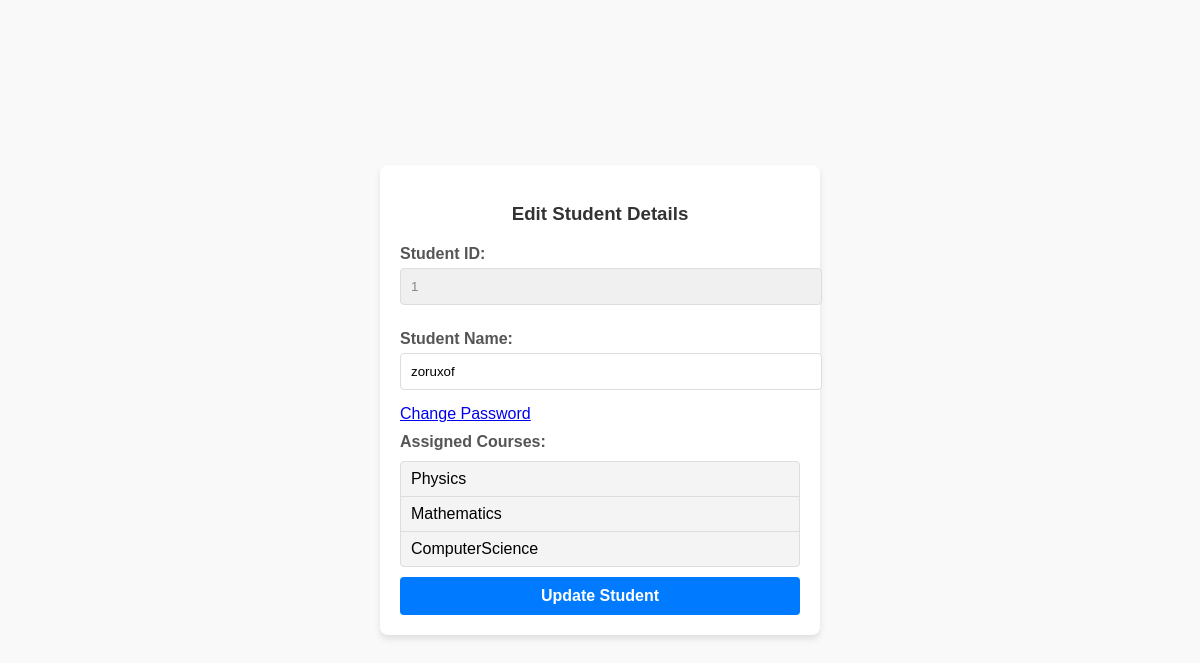
The app's page /student/edit/1/, older data.
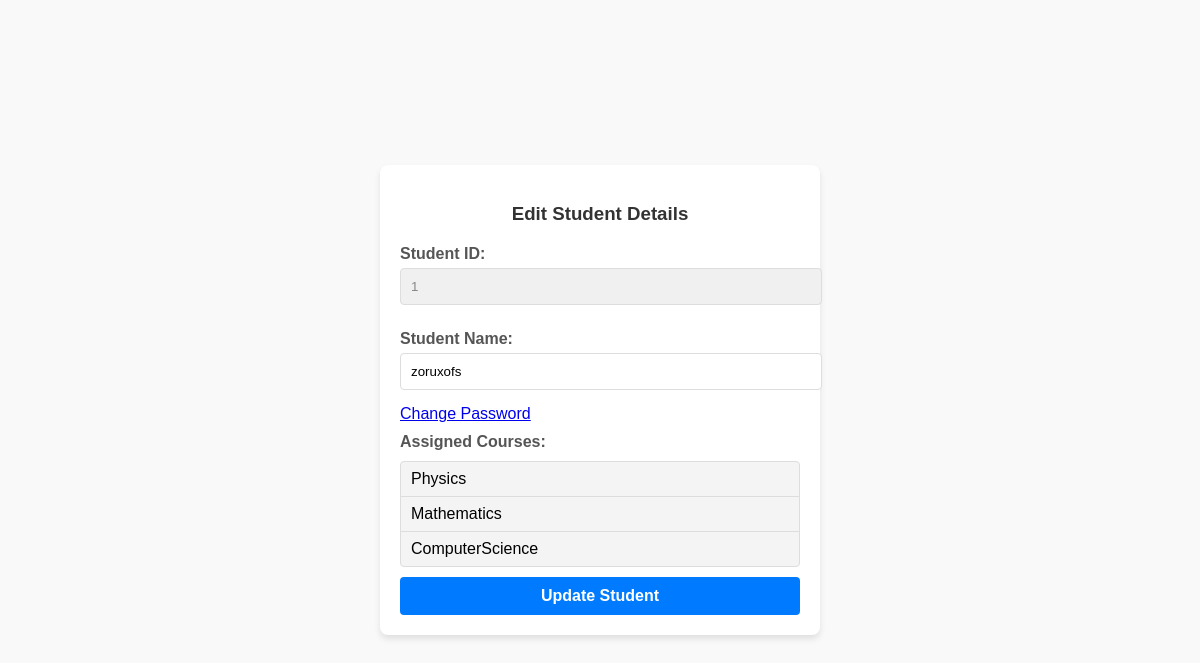
The same page, newer data.
### Student/models.py (models this page shows)
class Student_model(models.Model):
    user = models.OneToOneField(User_Model, on_delete=models.CASCADE, related_name='student')
    Student_name = models.CharField(max_length=255)
    course_of_studey = models.CharField(max_length=255, blank=True)  # Removed null=True
    sdelete = models.BooleanField(default=False)
    course = models.ManyToManyField(Course_models,related_name='Student_Courses_FK')
    class Meta:
        db_table = 'student'

### Student/views.py (the view, shortened to what this page needs)
# urls.py: path('student/edit/<int:id>/',edit_students,name='edit_student'),
def edit_students(request , id):
    student_obj = Student_model.objects.filter(id = id).last
    get_instance = get_object_or_404(Student_model , id = id)
    if request.method == 'GET':
        form = Student_Forms(instance = get_instance)
        context = {
            'form': form,
            'student': get_instance,
        }
        return render(request , 'edit_student.html',context)

### Student/forms.py
class Student_Forms(forms.ModelForm):
    class Meta:
        model = Student_model
        fields = ['Student_name']
        courses = forms.ModelMultipleChoiceField(queryset=Course_models.objects.all(), widget = forms.CheckboxSelectMultiple)

### templates/edit_student.html (shortened to what this page needs)
<!DOCTYPE html>
<html lang="en">
<head>
</head>
<body>
    <form method="POST" enctype="multipart/form-data">
        <h3>Edit Student Details</h3>
        <label>Student ID:</label>
        <input type="text" value="{{ student.id }}" readonly>
        <label>Student Name:</label>
        <input type="text" name="Student_name" value="{{ student.Student_name }}" required>
        <a href = "http://127.0.0.1:8000/change-password/"> Change Password </a>
        <label>Assigned Courses:</label>
        <ul>
            {% for courses in student.course.all %}
            <li>{{ courses.Course_name }}</li>
            {% endfor %}
        </ul>
        <button type="submit" class="btn">Update Student</button>
    </form>
</body>
</html>

Row changes from the older to the newer data that the page shows:
changed Student_model id 1: Student_name "zoruxof" → "zoruxofs"
